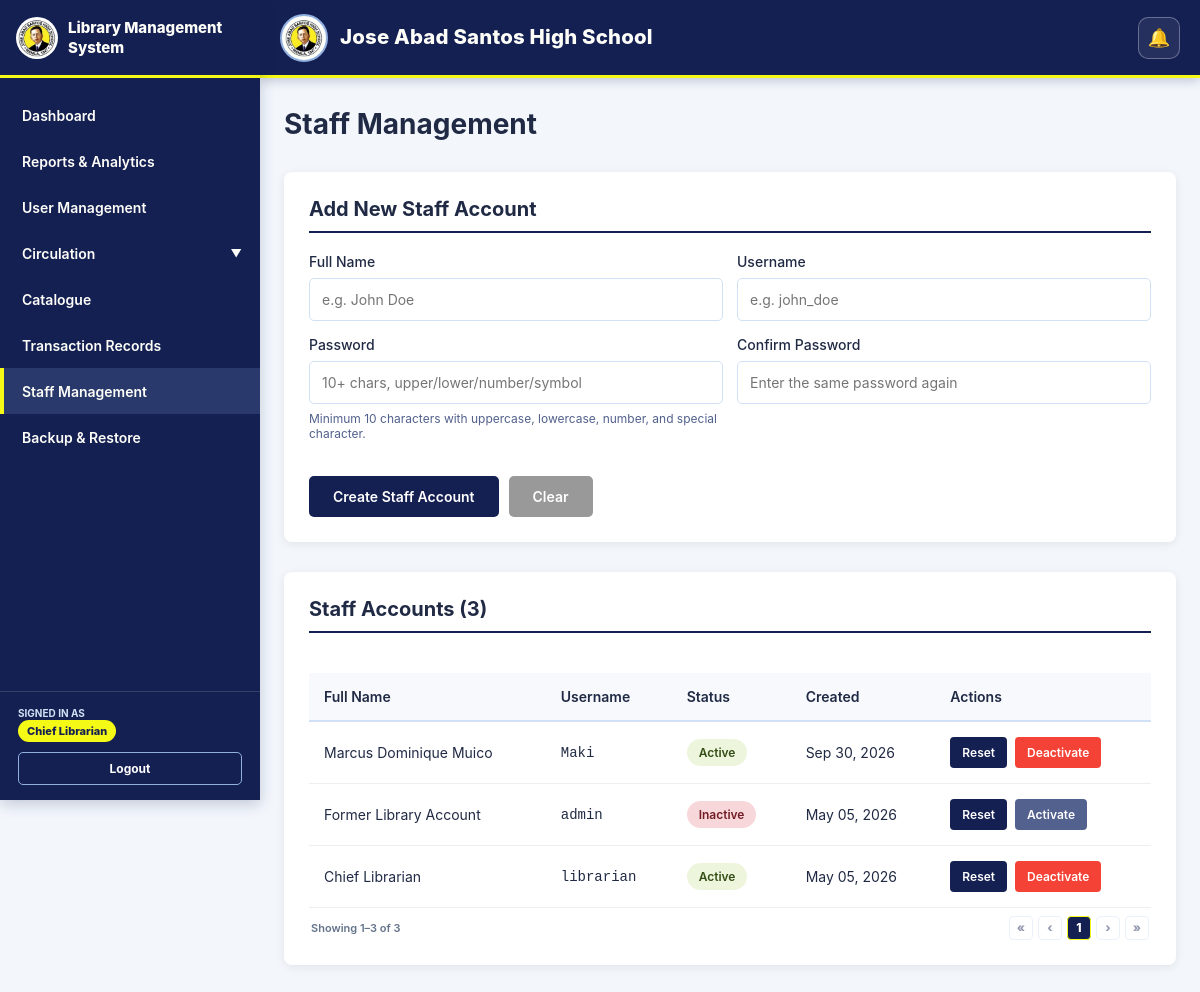
The page /admin/staff_management.php (signed in) on the database as committed earlier.
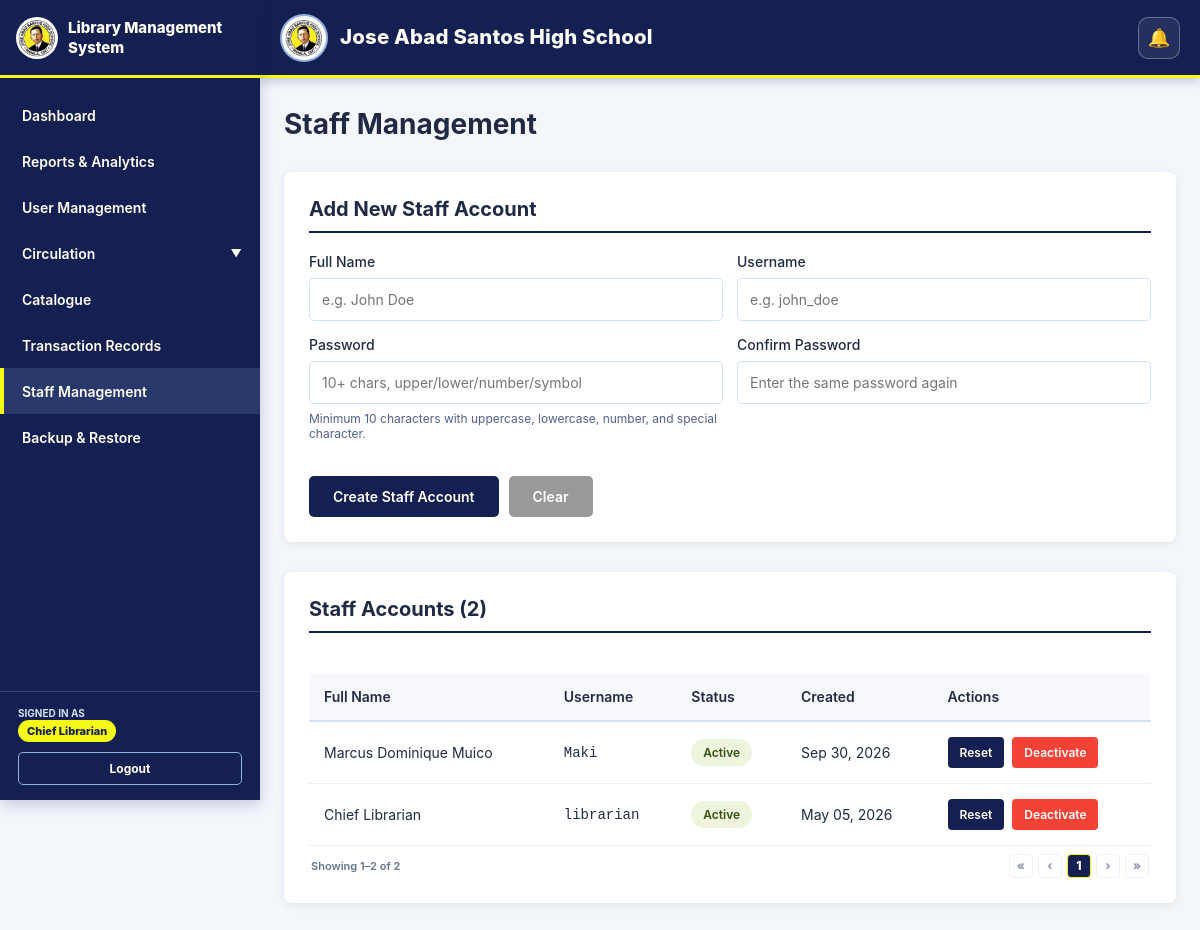
The same page on the database as committed later.
### tables this page shows
CREATE TABLE `users` (
  `user_id` int NOT NULL,
  `full_name` varchar(255) NOT NULL,
  `username` varchar(100) NOT NULL,
  `password` varchar(255) NOT NULL,
  `role` enum('admin','attendance_kiosk') NOT NULL DEFAULT 'admin',
  `status` enum('active','inactive') NOT NULL DEFAULT 'active',
  `created_at` timestamp NOT NULL DEFAULT CURRENT_TIMESTAMP,
  `updated_at` timestamp NOT NULL DEFAULT CURRENT_TIMESTAMP ON UPDATE CURRENT_TIMESTAMP
);

### admin/staff_management.php (the view, shortened to what this page needs)
<?php
require_once __DIR__ . '/../db.php';
$staff_accounts = [];
try {
    $result = $conn->query("SELECT user_id, full_name, username, status, created_at FROM users WHERE role = 'admin' ORDER BY created_at DESC");
    if ($result) {
        while ($row = $result->fetch_assoc()) {
            $staff_accounts[] = $row;
        }
    }
} catch (Exception $e) {
    $message = 'Unable to load staff accounts right now.';
    $message_type = 'error';
    logError('Staff list error: ' . $e->getMessage());
}
?>
<!DOCTYPE html>
<html lang="en">
<head>
</head>
<body>
    <?php include __DIR__ . '/../navbar.php'; ?>
    <?php include __DIR__ . '/../header.php'; ?>
    <div class="container">
        <div class="page-header">
            <h2>Staff Management</h2>
        </div>
        <div class="section">
            <h3>Add New Staff Account</h3>
            <form method="POST">
                <div class="form-row">
                    <div class="form-group">
                        <label for="full_name">Full Name</label>
                        <input type="text" id="full_name" name="full_name" required placeholder="e.g. John Doe">
                    </div>
                    <div class="form-group">
                        <label for="username">Username</label>
                        <input type="text" id="username" name="username" required placeholder="e.g. john_doe">
                    </div>
                </div>
                <div class="form-row">
                    <div class="form-group">
                        <label for="password">Password</label>
                        <input type="password" id="password" name="password" maxlength="128" autocomplete="new-password" required placeholder="10+ chars, upper/lower/number/symbol">
                        <div style="font-size:12px;color:#52618D;margin-top:7px;">Minimum 10 characters with uppercase, lowercase, number, and special character.</div>
                    </div>
                    <div class="form-group">
                        <label for="confirm_password">Confirm Password</label>
                        <input type="password" id="confirm_password" name="confirm_password" maxlength="128" autocomplete="new-password" required placeholder="Enter the same password again">
                    </div>
                </div>
                <div class="button-group">
                    <button type="submit" class="btn">Create Staff Account</button>
                    <button type="reset" class="btn">Clear</button>
                </div>
            </form>
        </div>
        <div class="section">
            <h3>Staff Accounts (<?php echo count($staff_accounts); ?>)</h3>
            <?php if (count($staff_accounts) > 0): ?>
                <div class="table-wrapper">
                    <table>
                        <thead>
                            <tr>
                                <th>Full Name</th>
                                <th>Username</th>
                                <th>Status</th>
                                <th>Created</th>
                                <th>Actions</th>
                            </tr>
                        </thead>
                        <tbody>
                            <?php foreach ($staff_accounts as $staff): ?>
                                <tr>
                                    <td><?php echo htmlspecialchars($staff['full_name']); ?></td>
                                    <td><code><?php echo htmlspecialchars($staff['username']); ?></code></td>
                                    <td>
                                        <span class="status-badge status-<?php echo $staff['status']; ?>">
                                            <?php echo ucfirst($staff['status']); ?>
                                        </span>
                                    </td>
                                    <td><?php echo date('M d, Y', strtotime($staff['created_at'])); ?></td>
                                    <td>
                                        <div class="action-buttons">
                                            <button class="btn-small btn-reset" onclick="openResetModal(<?php echo $staff['user_id']; ?>, '<?php echo htmlspecialchars($staff['full_name']); ?>')">
                                                Reset
                                            </button>
                                            <?php if ($staff['status'] === 'active'): ?>
                                                <form method="POST" style="display: inline;"
                                                      data-confirm-title="Deactivate Staff Account"
                                                      data-confirm-message="Deactivate this staff account? The account will not be able to sign in until it is activated again."
                                                      data-confirm-text="Deactivate"
                                                      data-confirm-danger="1">
                                                    <button type="submit" class="btn-small btn-deactivate">
                                                        Deactivate
                                                    </button>
                                                </form>
                                            <?php else: ?>
                                                <form method="POST" style="display: inline;"
                                                      data-confirm-title="Activate Staff Account"
                                                      data-confirm-message="Activate this staff account? The account will be able to sign in again."
                                                      data-confirm-text="Activate">
                                                    <button type="submit" class="btn-small btn-activate">
                                                        Activate
                                                    </button>
                                                </form>
                                            <?php endif; ?>
                                        </div>
                                    </td>
                                </tr>
                            <?php endforeach; ?>
                        </tbody>
                    </table>
                </div>
            <?php else: ?>
                <div class="no-data">
                    <p>No staff accounts found.</p>
                </div>
            <?php endif; ?>
        </div>
    </div>
</body>
</html>

### navbar.php (shortened to what this page needs)
<?php
$full_name = $_SESSION['full_name'] ?? 'User';
function isActiveNav($path) {
    $current_path = $_SERVER['REQUEST_URI'] ?? '';
    return strpos($current_path, $path) !== false ? 'active' : '';
}
function isActiveNavAny($paths) {
    return '';
}
$books_nav_paths = ['/admin/qr_transaction.php', '/admin/attendance.php'];
$books_open = isActiveNavAny($books_nav_paths) === 'active';
?>
<aside class="sidebar" id="sidebar">
    <div class="sidebar-brand">
        <img src="/LibraryBorrowingSystem/Img/jAbadSantos_Logo.jpg" alt="Jose Abad Santos High School Logo">
        <span class="sidebar-brand-text">Library Management System</span>
    </div>
    <ul class="sidebar-menu">
        <li class="sidebar-item">
            <a href="/LibraryBorrowingSystem/admin/dashboard.php" class="sidebar-link <?php echo isActiveNav('/admin/dashboard.php'); ?>">Dashboard</a>
        </li>
        <li class="sidebar-item">
            <a href="/LibraryBorrowingSystem/admin/reports.php" class="sidebar-link <?php echo isActiveNav('/admin/reports.php'); ?>">Reports &amp; Analytics</a>
        </li>
        <li class="sidebar-item">
            <a href="/LibraryBorrowingSystem/admin/student_records.php" class="sidebar-link <?php echo isActiveNav('/admin/student_records.php'); ?>">User Management</a>
        </li>
        <li class="sidebar-item dropdown <?php echo $books_open ? 'open' : ''; ?>">
            <button type="button" class="sidebar-link dropdown-toggle" aria-expanded="<?php echo $books_open ? 'true' : 'false'; ?>">
                <span>Circulation</span><span class="dropdown-icon">▼</span>
            </button>
        </li>
        <li class="sidebar-item">
            <a href="/LibraryBorrowingSystem/admin/inventory.php" class="sidebar-link <?php echo isActiveNav('/admin/inventory.php'); ?>">Catalogue</a>
        </li>
        <li class="sidebar-item">
            <a href="/LibraryBorrowingSystem/admin/transactions.php" class="sidebar-link <?php echo isActiveNav('/admin/transactions.php'); ?>">Transaction Records</a>
        </li>
        <li class="sidebar-item">
            <a href="/LibraryBorrowingSystem/admin/staff_management.php" class="sidebar-link <?php echo isActiveNav('/admin/staff_management.php'); ?>">Staff Management</a>
        </li>
        <li class="sidebar-item">
            <a href="/LibraryBorrowingSystem/admin/backup_management.php" class="sidebar-link <?php echo isActiveNav('/admin/backup_management.php'); ?>">Backup &amp; Restore</a>
        </li>
    </ul>
    <div class="sidebar-user">
        <div class="sidebar-user-label">Signed in as</div>
        <div class="sidebar-user-role" title="<?php echo htmlspecialchars($full_name, ENT_QUOTES, 'UTF-8'); ?>">
            <?php echo htmlspecialchars($full_name, ENT_QUOTES, 'UTF-8'); ?>
        </div>
        <a href="/LibraryBorrowingSystem/logout.php" class="sidebar-logout">Logout</a>
    </div>
</aside>

### header.php (shortened to what this page needs)
<?php
$headerUserId = (int)($_SESSION['user_id'] ?? 0);
$headerIsLibrarian = (($_SESSION['role'] ?? '') === 'admin');
?>
<header class="jashs-header<?php echo $headerIsLibrarian ? ' jashs-librarian-header' : ''; ?>">
    <div class="jashs-header-brand">
        <img src="/LibraryBorrowingSystem/Img/jAbadSantos_Logo.jpg" alt="Jose Abad Santos High School Logo">
        <div class="jashs-header-title-wrap">
            <h1 class="jashs-header-title">Jose Abad Santos High School</h1>
        </div>
    </div>
    <?php if ($headerUserId > 0): ?>
    <div class="jashs-notification-wrap">
        <button type="button" class="jashs-notification-bell" id="headerNotificationBell" aria-label="Notifications">
            🔔
        </button>
    </div>
    <?php endif; ?>
</header>
<div class="jashs-header-spacer" aria-hidden="true"></div>

### admin/staff_management.php (style rules this page uses)
* { margin: 0; padding: 0; box-sizing: border-box; }
body { font-family: 'Segoe UI', Tahoma, Geneva, Verdana, sans-serif; background: #F3F7FC; color: #202A44; }
.container { max-width: 1200px; margin: 30px auto; padding: 0 20px; }
.page-header { display: flex; justify-content: space-between; align-items: center; margin-bottom: 30px; }
.page-header h2 { color: #202A44; font-size: 28px; }
.section { background: white; padding: 25px; border-radius: 8px; margin-bottom: 30px; box-shadow: 0 2px 10px rgba(0, 0, 0, 0.08); }
.section h3 { color: #202A44; margin-bottom: 20px; font-size: 20px; padding-bottom: 10px; border-bottom: 2px solid #141F52; }
.form-group { margin-bottom: 15px; }
label { display: block; margin-bottom: 8px; color: #202A44; font-weight: 500; font-size: 14px; }
input[type="text"], input[type="email"], input[type="password"] { width: 100%; padding: 12px; border: 1px solid #D2E2F6; border-radius: 5px; font-size: 14px; transition: border-color 0.3s; }
.button-group { display: flex; gap: 10px; margin-top: 20px; }
.btn { padding: 12px 24px; background: #141F52; color: white; border: none; border-radius: 5px; font-size: 14px; font-weight: 600; cursor: pointer; transition: transform 0.2s, box-shadow 0.2s; }
button[type="reset"] { background: #999; }
.form-row { display: grid; grid-template-columns: 1fr 1fr; gap: 20px; }
.table-wrapper { overflow-x: auto; }
table { width: 100%; border-collapse: collapse; margin-top: 20px; }
thead { background: #F7F9FC; }
th { padding: 15px; text-align: left; font-weight: 600; color: #202A44; border-bottom: 2px solid #D2E2F6; font-size: 14px; }
td { padding: 15px; border-bottom: 1px solid #eee; font-size: 14px; }
.status-badge { padding: 6px 12px; border-radius: 20px; font-size: 12px; font-weight: 600; text-align: center; display: inline-block; }
.status-active { background: #EDF5DD; color: #344E15; }
.action-buttons { display: flex; gap: 8px; flex-wrap: wrap; }
.btn-small { padding: 8px 12px; font-size: 12px; font-weight: 600; border: none; border-radius: 4px; cursor: pointer; transition: transform 0.2s; }
.btn-reset { background: #141F52; color: white; }
.btn-deactivate { background: #f44336; color: white; }
.status-inactive { background: #f8d7da; color: #721c24; }
.btn-activate { background: #52618D; color: white; }

### includes/responsive.php (style rules this page uses)
html, body { max-width: 100%; }
html { overflow-x: hidden; }
body { overflow-x: clip; }
*, *::before, *::after { box-sizing: border-box; }
img, canvas, video, svg { max-width: 100%; }
img { height: auto; }
button, input, select, textarea { font: inherit; }
button, a, input, select, textarea { -webkit-tap-highlight-color: transparent; }
.table-responsive, .table-wrapper, .table-wrap { width: 100%; max-width: 100%; overflow-x: auto !important; overflow-y: visible; -webkit-overflow-scrolling: touch; scrollbar-width: thin; }
.table-responsive > table, .table-wrapper > table, .table-wrap > table, .table-responsive table, .table-wrapper table, .table-wrap table { min-width: 640px; }
body:has(#sidebar) { min-width: 0; }
body:has(#sidebar) .container, body:has(#sidebar) .attendance-container, body:has(#sidebar) main.container, body:has(#sidebar) main.report { width: min(100%, 1400px); max-width: 100%; margin-left: auto; margin-right: auto; padding-left: clamp(14px, 2.2vw, 24px); padding-right: clamp(14px, 2.2vw, 24px); }
body:has(#sidebar) .page-header { display: flex; align-items: flex-start; justify-content: space-between; flex-wrap: wrap; gap: 14px; }
body:has(#sidebar) .page-header > * { min-width: 0; }
body:has(#sidebar) .page-header h1, body:has(#sidebar) .page-header h2 { font-size: clamp(22px, 3vw, 28px); line-height: 1.2; overflow-wrap: anywhere; }
body:has(#sidebar) .filter-grid, body:has(#sidebar) .form-row, body:has(#sidebar) .form-grid { min-width: 0; }
body:has(#sidebar) .form-row { display: grid; grid-template-columns: repeat(2, minmax(0, 1fr)); gap: 14px; }
body:has(#sidebar) .form-group, body:has(#sidebar) .filter-group { min-width: 0; }
body:has(#sidebar) .table-section, body:has(#sidebar) .table-card, body:has(#sidebar) .section, body:has(#sidebar) .card { min-width: 0; }
body:has(#sidebar) .table-wrapper, body:has(#sidebar) .table-wrap, body:has(#sidebar) .table-responsive { overflow-x: auto !important; }

Rows that differ between the two databases and show on the page:
removed users: full_name "Former Library Account", username "admin", status "Inactive", created_at "May 05, 2026"
Other text that changed with them:
text written by a page script: "Showing 1–3 of 3 « ‹ 1 › »" → "Showing 1–2 of 2 « ‹ 1 › »"
count($staff_accounts): "3" → "2"
